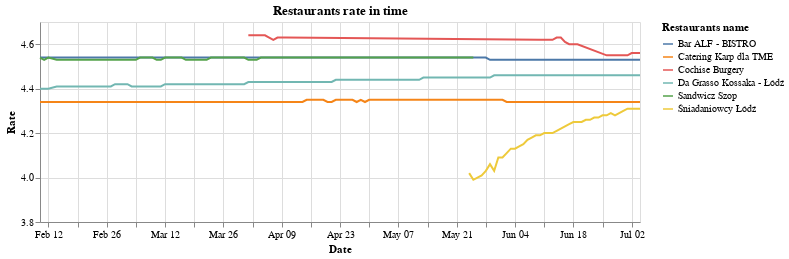

The notebook cell this image was saved under:
### Code cell
alt.Chart(df_rrrh).mark_line().encode(
    x=alt.X('rate_date', title='Date'),
    y=alt.Y('rate', title='Rate', scale=alt.Scale(domain=[3.8, 4.7])),
    color=alt.Color('name', title='Restaurants name'),
).properties(
    title="Restaurants rate in time",
    width=600,
    height=200,
)

### Figure 1 — Vega-Lite specification as saved in the notebook (floating-point values rounded to 4 significant figures; data arrays with more than 128 entries replaced by an {"elided": "..."} marker saying what was removed)
{"config": {"view": {"continuousWidth": 300, "continuousHeight": 300}}, "data": {"name": "data-9690c9ae9dc3c9883bf8c6a01d970309"}, "mark": {"type": "line"}, "encoding": {"color": {"field": "name", "title": "Restaurants name", "type": "nominal"}, "x": {"field": "rate_date", "title": "Date", "type": "temporal"}, "y": {"field": "rate", "scale": {"domain": [3.8, 4.7]}, "title": "Rate", "type": "quantitative"}}, "height": 200, "title": "Restaurants rate in time", "width": 600, "$schema": "https://vega.github.io/schema/vega-lite/v5.8.0.json", "datasets": {"data-9690c9ae9dc3c9883bf8c6a01d970309": {"elided": "638 records"}}}
